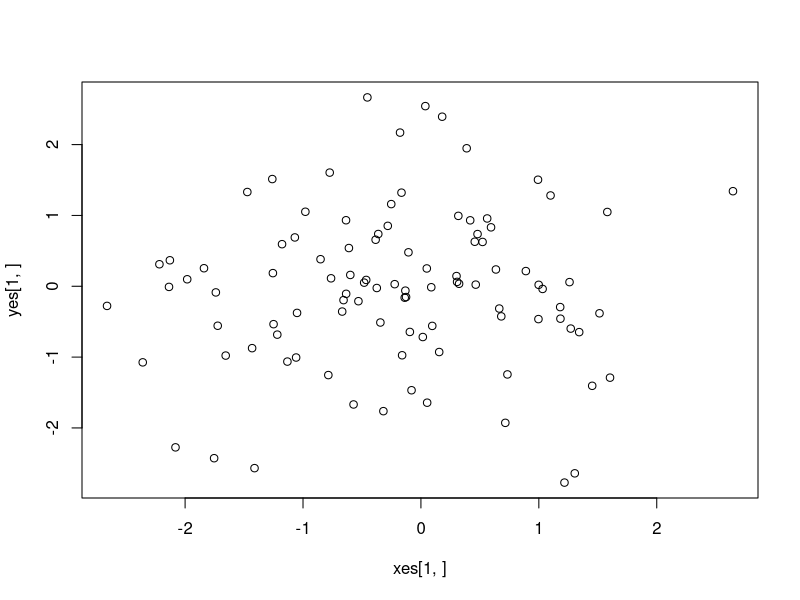
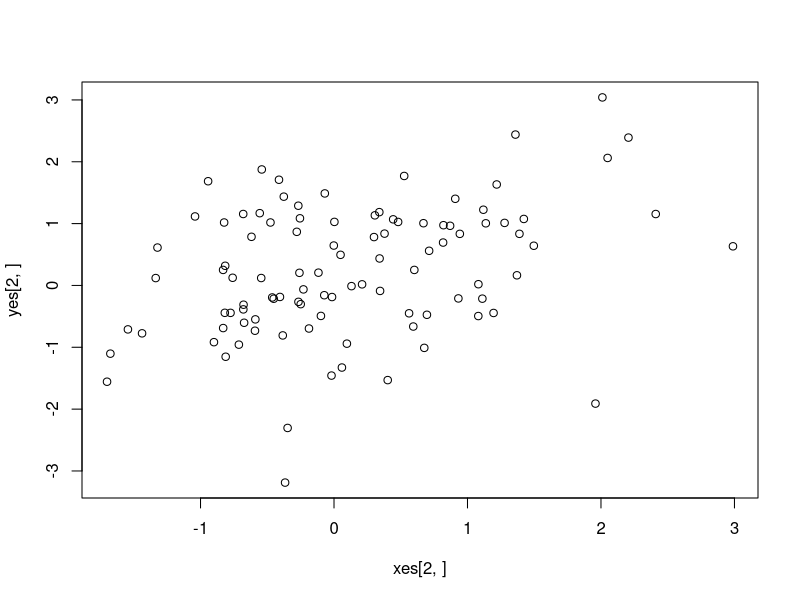
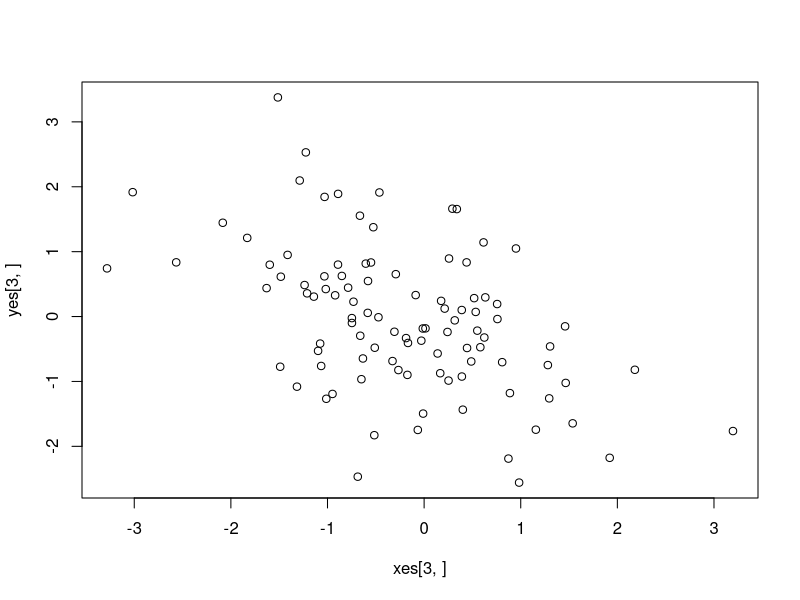
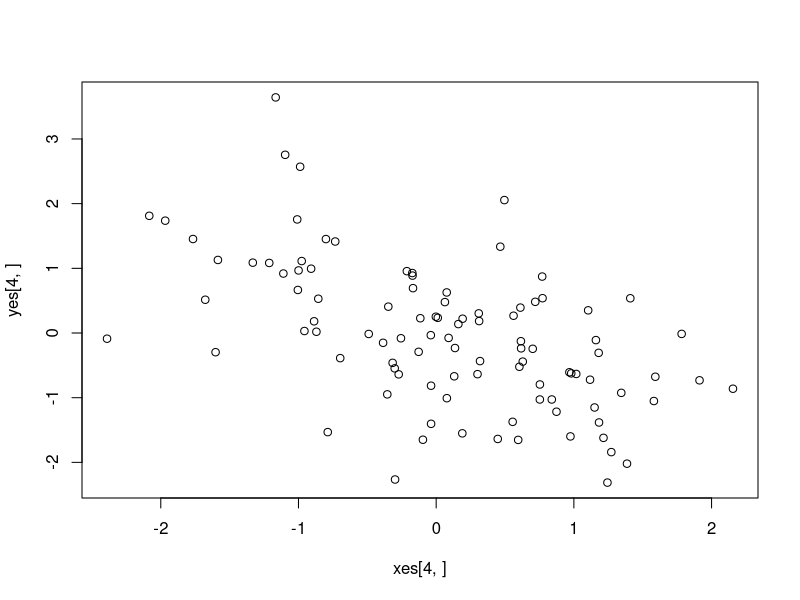
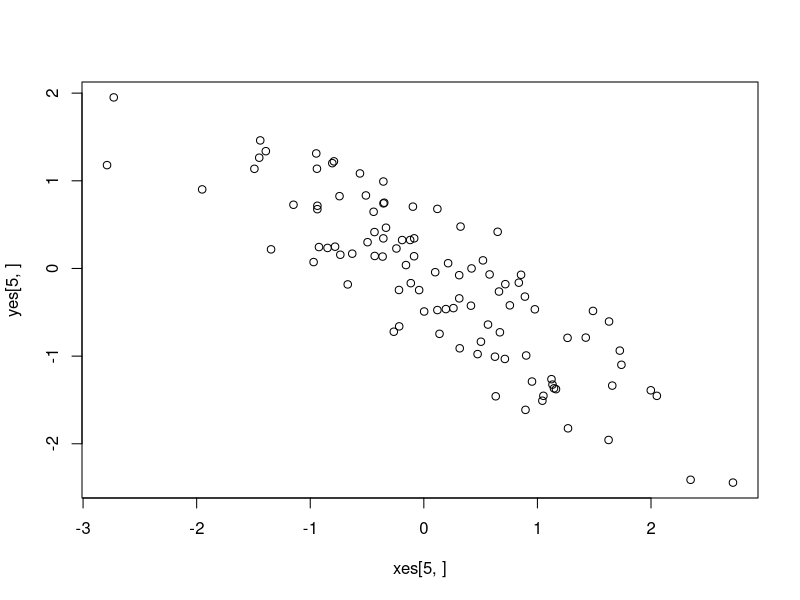
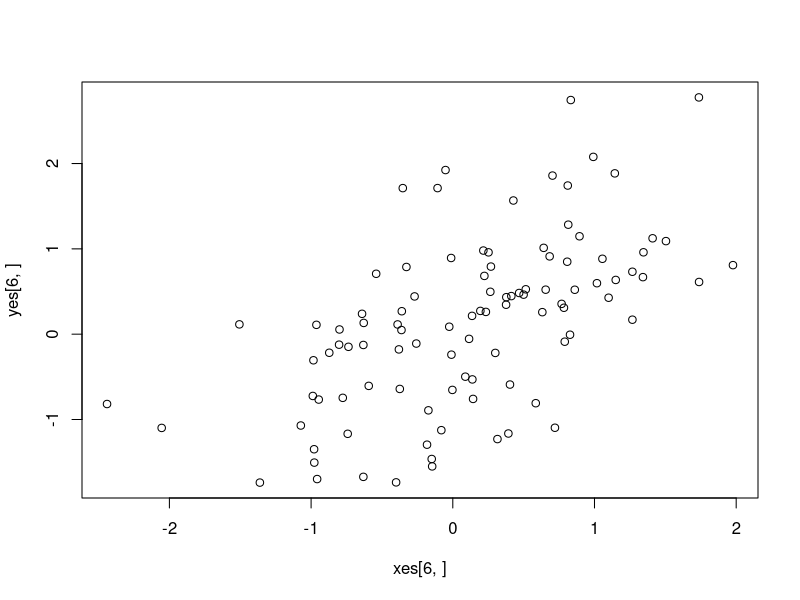

Recreate these plots in R, in order.
###CORRELATION GENERATING DATA


set.seed(3419)

setwd("C:/Users/Aaron/Dropbox/EDA project/SURVEY")
nreps<-6 
corrbreaks<-c(.1,.3,.5,.7,.8,.9)
nes<-rep(100,nreps)
xes<-matrix(nrow=nreps,ncol=max(nes))
yes<-matrix(nrow=nreps,ncol=max(nes))
cors<-1



#First generate baseline data
#then add presentation data (same data + presentaion vector)
#then change data for when the twist is adding an outlier
#then add replicates of all of the vector to see how consistent people are on the exact same stuff

for(i in 1:nreps){
	n<-nes[i]
	x<-rnorm(n)
	sde<-1
	if(corrbreaks[i]>.7) sde<-runif(1,.3,.9)
	e<-rnorm(n,0,sde)
	bhat<-corrbreaks[i]
	y<-x*bhat*sample(c(-1,1),1)+e
	#print(bhat)
	cors[i]<-cor(x,y)
	xes[i,1:n]<-x
	yes[i,1:n]<-y
}
plot(xes[1,],yes[1,])
plot(xes[2,],yes[2,])
plot(xes[3,],yes[3,])
plot(xes[4,],yes[4,])
plot(xes[5,],yes[5,])
plot(xes[6,],yes[6,])

###############################################
#add same plot with new presentation style

save(list=c('xes','yes','nreps','nes','cors','corrbreaks'),file='data_for_corr_pilot.RData')

